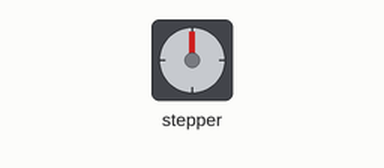
Bench run of a sketch on a simulated Arduino Uno, built with avr-gcc and run on an emulated ATmega328P. Parts: stepper motor. Wiring (inferred from the names in the program): stepper motor driver (2700 steps per turn assumed): step pin 14; direction pin 15.

Above: at 0.05 s.
At 0.55 s:
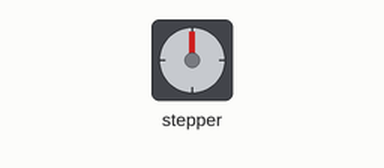
At 1.05 s:
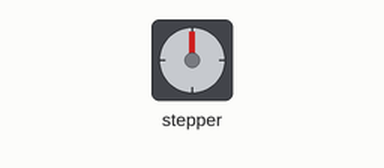
At 2.1 s:
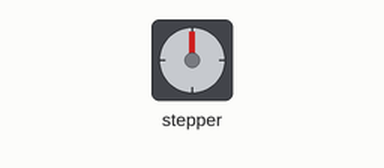
Timing chart, 0 to 5.1 s (numbered marks = the images above):
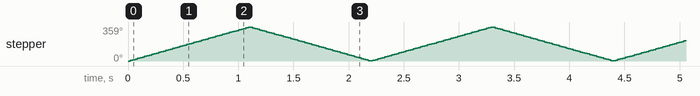

The sketch:

A4988_stepper_example.ino
```cpp
// Define pin connections & motor's steps per revolution
const int dirPin = 15;
const int stepPin = 14;
const int stepsPerRevolution = 2700;
const int stepDelay = 200;
const int movePause = 0;

void setup()
{
	// Declare pins as Outputs
	pinMode(stepPin, OUTPUT);
	pinMode(dirPin, OUTPUT);
}
void loop()
{
	// Set motor direction clockwise
	digitalWrite(dirPin, HIGH);

	// Spin motor slowly
	for(int x = 0; x < stepsPerRevolution; x++)
	{
		digitalWrite(stepPin, HIGH);
		delayMicroseconds(stepDelay);
		digitalWrite(stepPin, LOW);
		delayMicroseconds(stepDelay);
	}
	delay(movePause); // Wait a second

	// Set motor direction counterclockwise
	digitalWrite(dirPin, LOW);

	// Spin motor quickly
	for(int x = 0; x < stepsPerRevolution; x++)
	{
		digitalWrite(stepPin, HIGH);
		delayMicroseconds(stepDelay);
		digitalWrite(stepPin, LOW);
		delayMicroseconds(stepDelay);
	}
	delay(movePause); // Wait a second
}
```

Measured:
- by itself, stepper: turns 357° clockwise in 1.1 s, then 356° counter-clockwise in 1.1 s, repeating every 2.2 s
